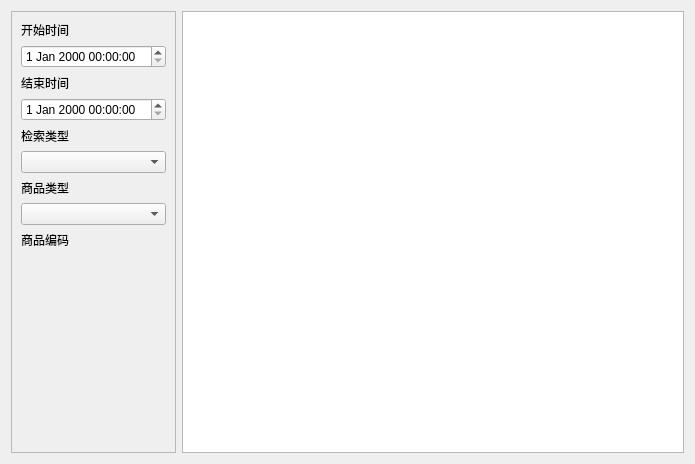
<?xml version="1.0" encoding="UTF-8"?>
<ui version="4.0">
 <class>w_i_inventory_summaryquery_Dialog</class>
 <widget class="QDialog" name="w_i_inventory_summaryquery_Dialog">
  <property name="geometry">
   <rect>
    <x>0</x>
    <y>0</y>
    <width>695</width>
    <height>464</height>
   </rect>
  </property>
  <property name="windowTitle">
   <string>Dialog</string>
  </property>
  <layout class="QHBoxLayout" name="horizontalLayout">
   <item>
    <widget class="QFrame" name="frame">
     <property name="maximumSize">
      <size>
       <width>16777215</width>
       <height>16777215</height>
      </size>
     </property>
     <property name="frameShape">
      <enum>QFrame::StyledPanel</enum>
     </property>
     <property name="frameShadow">
      <enum>QFrame::Raised</enum>
     </property>
     <property name="outer_stylesheet" stdset="0">
      <string>frame_back_round</string>
     </property>
     <layout class="QVBoxLayout" name="verticalLayout">
      <item>
       <widget class="QLabel" name="label_2">
        <property name="text">
         <string>开始时间</string>
        </property>
       </widget>
      </item>
      <item>
       <widget class="lds_datetimeEdit" name="dateTimeEdit"/>
      </item>
      <item>
       <widget class="QLabel" name="label_6">
        <property name="text">
         <string>结束时间</string>
        </property>
       </widget>
      </item>
      <item>
       <widget class="lds_datetimeEdit" name="dateTimeEdit_2"/>
      </item>
      <item>
       <widget class="QLabel" name="label_7">
        <property name="text">
         <string>检索类型</string>
        </property>
       </widget>
      </item>
      <item>
       <widget class="lds_ComboBox" name="comboBox_type">
        <property name="editable">
         <bool>false</bool>
        </property>
       </widget>
      </item>
      <item>
       <widget class="QLabel" name="label_3">
        <property name="text">
         <string>商品类型</string>
        </property>
       </widget>
      </item>
      <item>
       <widget class="lds_ComboBox" name="comboBox_series">
        <property name="editable">
         <bool>false</bool>
        </property>
       </widget>
      </item>
      <item>
       <widget class="QLabel" name="label_4">
        <property name="text">
         <string>商品编码</string>
        </property>
       </widget>
      </item>
      <item>
       <widget class="lds_selectgoods" name="selectgoods" native="true"/>
      </item>
      <item>
       <widget class="lds_toolbar" name="widget"/>
      </item>
      <item>
       <spacer name="verticalSpacer">
        <property name="orientation">
         <enum>Qt::Vertical</enum>
        </property>
        <property name="sizeHint" stdset="0">
         <size>
          <width>20</width>
          <height>40</height>
         </size>
        </property>
       </spacer>
      </item>
     </layout>
    </widget>
   </item>
   <item>
    <widget class="lds_tableview_sum" name="tableView"/>
   </item>
  </layout>
 </widget>
 <customwidgets>
  <customwidget>
   <class>lds_ComboBox</class>
   <extends>QComboBox</extends>
   <header>lds_combobox.h</header>
  </customwidget>
  <customwidget>
   <class>lds_datetimeEdit</class>
   <extends>QDateTimeEdit</extends>
   <header>lds_datetimeedit.h</header>
  </customwidget>
  <customwidget>
   <class>lds_toolbar</class>
   <extends>QFrame</extends>
   <header>lds_toolbar.h</header>
   <container>1</container>
  </customwidget>
  <customwidget>
   <class>lds_tableview_sum</class>
   <extends>QTableView</extends>
   <header>lds_tableview_sum.h</header>
  </customwidget>
  <customwidget>
   <class>lds_selectgoods</class>
   <extends>QWidget</extends>
   <header>lds_selectgoods.h</header>
   <container>1</container>
   <slots>
    <signal>okstr1(QString)</signal>
   </slots>
  </customwidget>
 </customwidgets>
 <tabstops>
  <tabstop>tableView</tabstop>
  <tabstop>dateTimeEdit</tabstop>
  <tabstop>dateTimeEdit_2</tabstop>
  <tabstop>comboBox_type</tabstop>
  <tabstop>comboBox_series</tabstop>
 </tabstops>
 <resources/>
 <connections/>
</ui>
